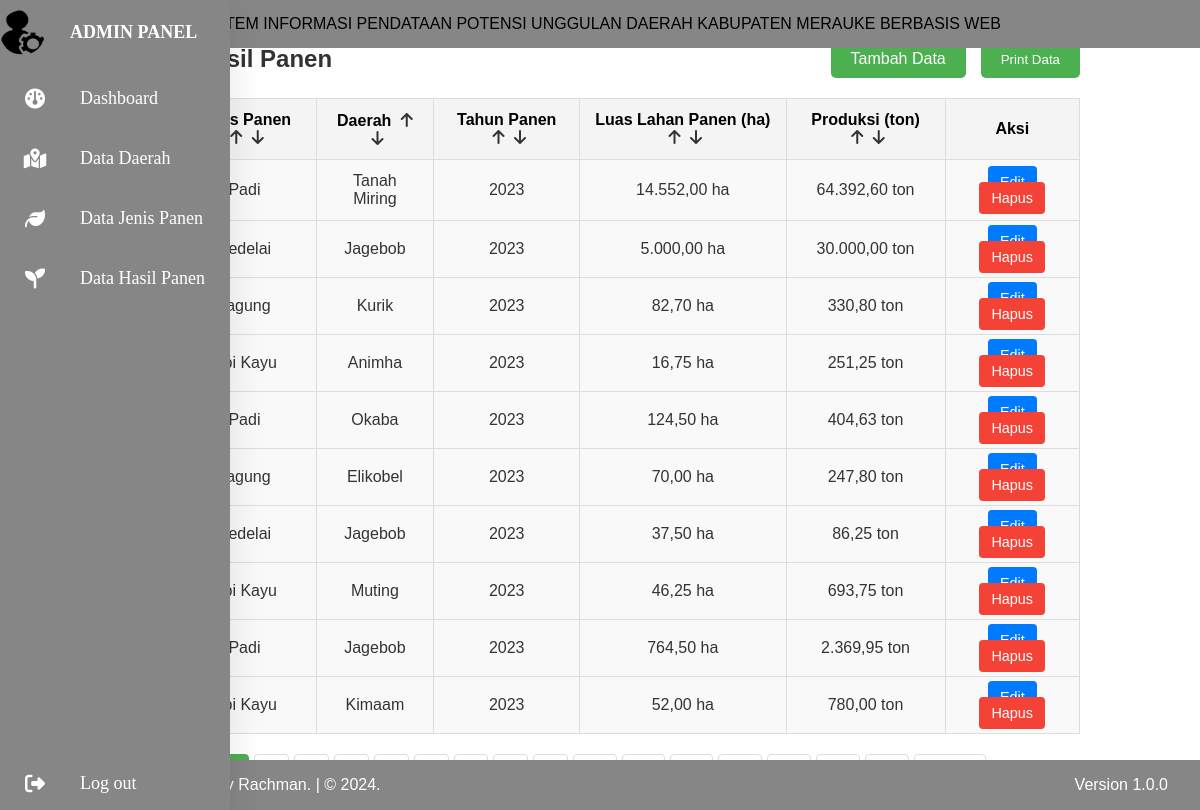
The app's page /dashboard_content/kelola_hasil_panen.php (signed in) with its own data.
### tables this page shows
CREATE TABLE `hasil_panen` (
  `id_hasil_panen` int(11) NOT NULL,
  `id_jenis_panen` int(11) NOT NULL,
  `id_daerah` int(11) NOT NULL,
  `tahun_panen` year(4) NOT NULL,
  `kuantitas` decimal(10,2) NOT NULL,
  `luas_lahan_tanam` decimal(10,2) NOT NULL,
  `luas_lahan_panen` decimal(10,2) NOT NULL,
  `produktivitas_per_hektar` decimal(10,2) DEFAULT NULL
);

CREATE TABLE `jenis_panen` (
  `id_jenis_panen` int(11) NOT NULL,
  `nama_jenis_panen` varchar(255) NOT NULL
);

CREATE TABLE `data_daerah` (
  `id_daerah` int(11) NOT NULL,
  `nama_daerah` varchar(255) NOT NULL,
  `luas_wilayah` double(10,2) NOT NULL
);

### dashboard_content/kelola_hasil_panen.php (the view, shortened to what this page needs)
<?php
include '../config.php';
include '../includes/adminsidebar.php';
include '../includes/adminheader.php';
$limit = 10;
$page = isset($_GET['page']) ? (int)$_GET['page'] : 1;
$offset = ($page - 1) * $limit;
$allowed_columns = ['nama_jenis_panen', 'nama_daerah', 'tahun_panen', 'luas_lahan_panen', 'kuantitas'];
$sort_column = isset($_GET['sort']) && in_array($_GET['sort'], $allowed_columns) ? $_GET['sort'] : 'tahun_panen';
$order = isset($_GET['order']) && $_GET['order'] === 'asc' ? 'ASC' : 'DESC';
$total_query = "SELECT COUNT(*) AS total FROM hasil_panen";
$total_result = mysqli_query($conn, $total_query);
$total_data = mysqli_fetch_assoc($total_result)['total'];
$total_pages = ceil($total_data / $limit);
$data_query = "
    SELECT hasil_panen.*, jenis_panen.nama_jenis_panen, data_daerah.nama_daerah
    FROM hasil_panen
    JOIN jenis_panen ON hasil_panen.id_jenis_panen = jenis_panen.id_jenis_panen
    JOIN data_daerah ON hasil_panen.id_daerah = data_daerah.id_daerah
    ORDER BY $sort_column $order
    LIMIT ? OFFSET ?
";
$stmt = mysqli_prepare($conn, $data_query);
mysqli_stmt_bind_param($stmt, "ii", $limit, $offset);
mysqli_stmt_execute($stmt);
$result = mysqli_stmt_get_result($stmt);
?>
<!DOCTYPE html>
<html lang="en">
<head>
    <link rel="stylesheet" href="../css/kelola_hasil_panen.css">
    <link rel="stylesheet" href="../css/footeradmin.css">
    <link rel="stylesheet" href="../css/sidebaradmin.css">
    <link rel="stylesheet" href="../css/headeradmin.css">
    <link rel="stylesheet" href="https://cdnjs.cloudflare.com/ajax/libs/font-awesome/6.6.0/css/all.min.css"/>
</head>
<body>
<div class="container_3">
    <h2>Daftar Hasil Panen</h2>
    <div class="button-group3">
        <a href="hasil_panen_form.php" class="tambah-button3">Tambah Data</a>
        <button onclick="printTable()" class="print-button3">Print Data</button>
    </div>
</div>
<table class="tabelhasilpanen" border="1">
    <thead>
        <tr>
            <th>No</th>
            <th>
                Jenis Panen
                <a href="?sort=nama_jenis_panen&order=asc" class="sort-icon"><i class="fa fa-arrow-up"></i></a>
                <a href="?sort=nama_jenis_panen&order=desc" class="sort-icon"><i class="fa fa-arrow-down"></i></a>
            </th>
            <th>
                Daerah
                <a href="?sort=nama_daerah&order=asc" class="sort-icon"><i class="fa fa-arrow-up"></i></a>
                <a href="?sort=nama_daerah&order=desc" class="sort-icon"><i class="fa fa-arrow-down"></i></a>
            </th>
            <th>
                Tahun Panen
                <a href="?sort=tahun_panen&order=asc" class="sort-icon"><i class="fa fa-arrow-up"></i></a>
                <a href="?sort=tahun_panen&order=desc" class="sort-icon"><i class="fa fa-arrow-down"></i></a>
            </th>
            <th>
                Luas Lahan Panen (ha)
                <a href="?sort=luas_lahan_panen&order=asc" class="sort-icon"><i class="fa fa-arrow-up"></i></a>
                <a href="?sort=luas_lahan_panen&order=desc" class="sort-icon"><i class="fa fa-arrow-down"></i></a>
            </th>
            <th>
                Produksi (ton)
                <a href="?sort=kuantitas&order=asc" class="sort-icon"><i class="fa fa-arrow-up"></i></a>
                <a href="?sort=kuantitas&order=desc" class="sort-icon"><i class="fa fa-arrow-down"></i></a>
            </th>
            <th>Aksi</th>
        </tr>
    </thead>
    <tbody>
        <?php
        $nomor = $offset + 1;
        while ($row = mysqli_fetch_assoc($result)): ?>
        <tr>
            <td><?= $nomor++; ?></td>
            <td><?= htmlspecialchars($row['nama_jenis_panen']); ?></td>
            <td><?= htmlspecialchars($row['nama_daerah']); ?></td>
            <td><?= htmlspecialchars($row['tahun_panen']); ?></td>
            <td><?= number_format($row['luas_lahan_panen'], 2, ',', '.'); ?> ha</td>
            <td><?= number_format($row['kuantitas'], 2, ',', '.'); ?> ton</td>
            <td>
                <a href="hasil_panen_form.php?edit=<?= $row['id_hasil_panen']; ?>" class="edit-button">Edit</a>
                <a href="?hapus=<?= $row['id_hasil_panen']; ?>" class="delete-button" onclick="return confirm('Yakin ingin menghapus data ini?')">Hapus</a>
            </td>
        </tr>
        <?php endwhile; ?>
    </tbody>
</table>
<div class="pagination">
    <?php for ($i = 1; $i <= $total_pages; $i++): ?>
        <a href="?page=<?= $i; ?>&sort=<?= $sort_column; ?>&order=<?= strtolower($order); ?>" class="<?= $i == $page ? 'active' : ''; ?>"><?= $i; ?></a>
    <?php endfor; ?>
    <?php if ($page < $total_pages): ?>
        <a href="?page=<?= $page + 1; ?>&sort=<?= $sort_column; ?>&order=<?= strtolower($order); ?>">Next &raquo;</a>
    <?php endif; ?>
</div>
<?php include '../includes/adminfooter.php'; ?>
</body>
</html>

### css/kelola_hasil_panen.css (style rules this page uses)
* { font-family: "Poppins", sans-serif; margin: 0; padding: 0; box-sizing: border-box; }
.container_3 { display: flex; justify-content: space-between; align-items: center; margin: 40px auto 20px; max-width: 80%; }
.container_3 h2 { font-size: 1.5rem; color: #333; }
.button-group3 { display: flex; gap: 15px; }
.tambah-button3, .print-button3 { background-color: #4caf50; color: white; padding: 10px 20px; text-decoration: none; border: none; border-radius: 5px; cursor: pointer; transition: background-color 0.3s ease; }
.tabelhasilpanen { width: 80%; margin: 20px auto; border-collapse: collapse; background-color: #f9f9f9; border: 1px solid #ddd; }
.tabelhasilpanen th, .tabelhasilpanen td { padding: 12px 15px; text-align: left; border: 1px solid #ddd; }
.tabelhasilpanen th { background-color: #f4f4f4; text-align: center; font-weight: bold; }
.tabelhasilpanen td { text-align: center; color: #333; }
.sort-icon { margin-left: 5px; color: #333; cursor: pointer; transition: color 0.3s ease; }
.edit-button, .delete-button { padding: 8px 12px; color: white; text-decoration: none; border-radius: 4px; font-size: 0.9rem; transition: background-color 0.3s ease; }
.edit-button { background-color: #007bff; }
.delete-button { background-color: #f44336; }
.pagination { display: flex; justify-content: center; align-items: center; margin: 20px auto; gap: 5px; }
.pagination a { padding: 8px 12px; text-decoration: none; color: #333; border: 1px solid #ddd; border-radius: 4px; transition: background-color 0.3s ease, color 0.3s ease; }
.pagination a.active { background-color: #4caf50; color: white; border-color: #4caf50; }

### css/footeradmin.css (style rules this page uses)
* { font-family: "Poppins", sans-serif; }

### css/headeradmin.css (style rules this page uses)
* { font-family: "Poppins", sans-serif; }

### records on screen
hasil_panen: id_jenis_panen.nama_jenis_panen "Padi", id_daerah.nama_daerah "Tanah Miring", tahun_panen "2023", luas_lahan_panen "14.552,00", kuantitas "64.392,60"
hasil_panen: id_jenis_panen.nama_jenis_panen "Kedelai", id_daerah.nama_daerah "Jagebob", tahun_panen "2023", luas_lahan_panen "5.000,00", kuantitas "30.000,00"
hasil_panen: id_jenis_panen.nama_jenis_panen "Jagung", id_daerah.nama_daerah "Kurik", tahun_panen "2023", luas_lahan_panen "82,70", kuantitas "330,80"
hasil_panen: id_jenis_panen.nama_jenis_panen "Ubi Kayu", id_daerah.nama_daerah "Animha", tahun_panen "2023", luas_lahan_panen "16,75", kuantitas "251,25"
hasil_panen: id_jenis_panen.nama_jenis_panen "Padi", id_daerah.nama_daerah "Okaba", tahun_panen "2023", luas_lahan_panen "124,50", kuantitas "404,63"
hasil_panen: id_jenis_panen.nama_jenis_panen "Jagung", id_daerah.nama_daerah "Elikobel", tahun_panen "2023", luas_lahan_panen "70,00", kuantitas "247,80"
hasil_panen: id_jenis_panen.nama_jenis_panen "Kedelai", id_daerah.nama_daerah "Jagebob", tahun_panen "2023", luas_lahan_panen "37,50", kuantitas "86,25"
hasil_panen: id_jenis_panen.nama_jenis_panen "Ubi Kayu", id_daerah.nama_daerah "Muting", tahun_panen "2023", luas_lahan_panen "46,25", kuantitas "693,75"
hasil_panen: id_jenis_panen.nama_jenis_panen "Padi", id_daerah.nama_daerah "Jagebob", tahun_panen "2023", luas_lahan_panen "764,50", kuantitas "2.369,95"
hasil_panen: id_jenis_panen.nama_jenis_panen "Ubi Kayu", id_daerah.nama_daerah "Kimaam", tahun_panen "2023", luas_lahan_panen "52,00", kuantitas "780,00"
